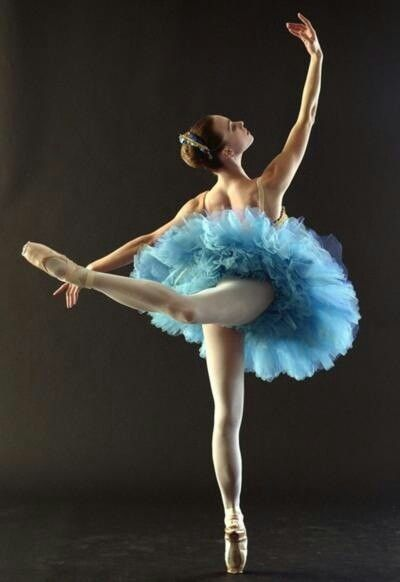
#> input picture images/danza3.jpg, 400 x 582 px
$ python pillow5.py
#> lines starting #> are read from the running program, lines starting #| are printed output that depends on the picture
from PIL import Image, ImageFilter

# Open an image file
#img = Image.open("./images/figurasColores.png")
img = Image.open("./images/danza3.jpg")
#> img is the input picture: PIL image 400x582 RGB; mean R, G, B 55.7, 55.8, 51.7

# Display the image
img.show()

# Rotating and Flipping:
# Rotate the image by 45 degrees
rotated_img = img.rotate(45)
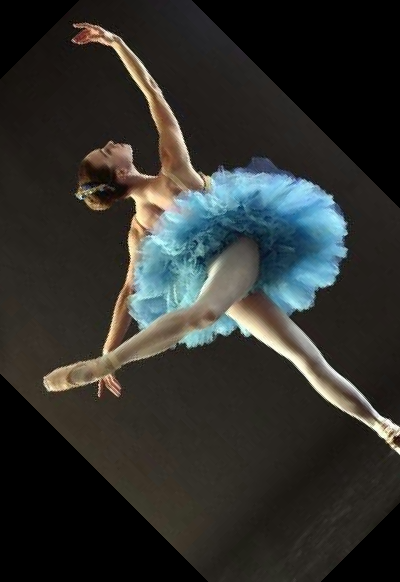
#> rotated_img: PIL image 400x582 RGB; mean R, G, B 47.4, 48.2, 45

# Flip the image vertically
flipped_img = img.transpose(Image.FLIP_TOP_BOTTOM)
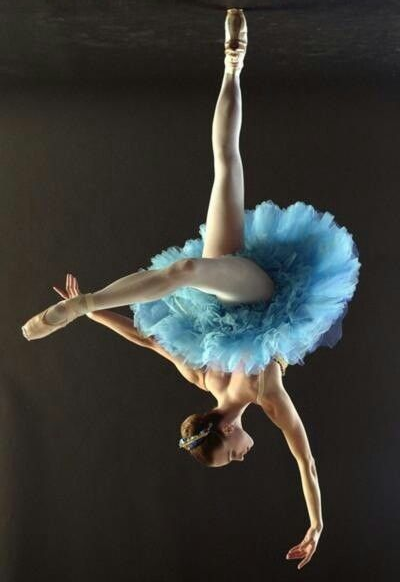
#> flipped_img: PIL image 400x582 RGB; mean R, G, B 55.7, 55.8, 51.7

# Display the rotated and flipped images
rotated_img.show()
flipped_img.show()

$ run again, with images/danza1.jpg copied over images/danza3.jpg
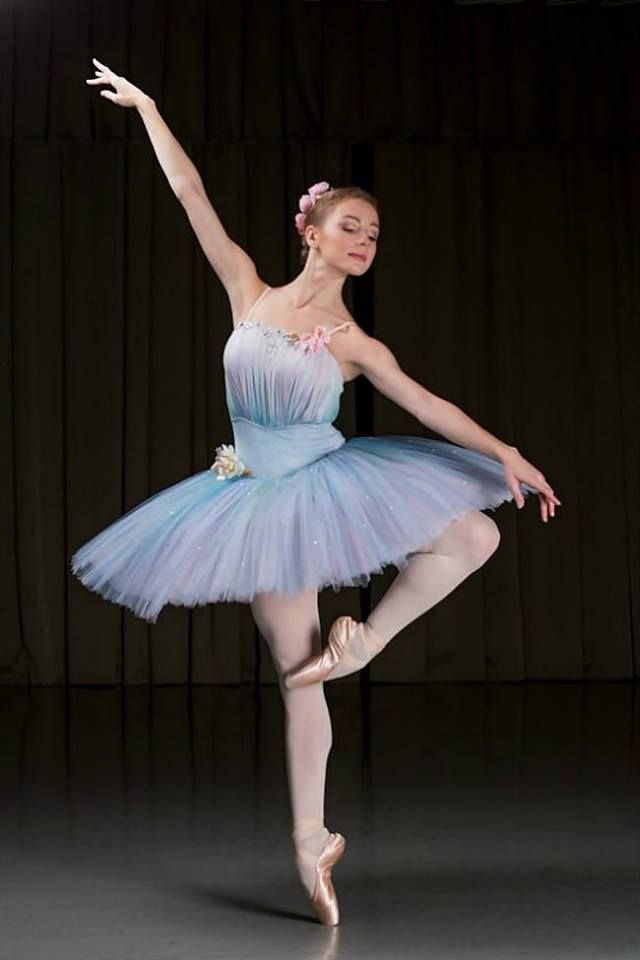
#> input picture images/danza1.jpg, 640 x 960 px
#> img is the input picture: PIL image 640x960 RGB; mean R, G, B 51.6, 47.3, 44.2
#> `rotated_img = img.rotate(45)`:
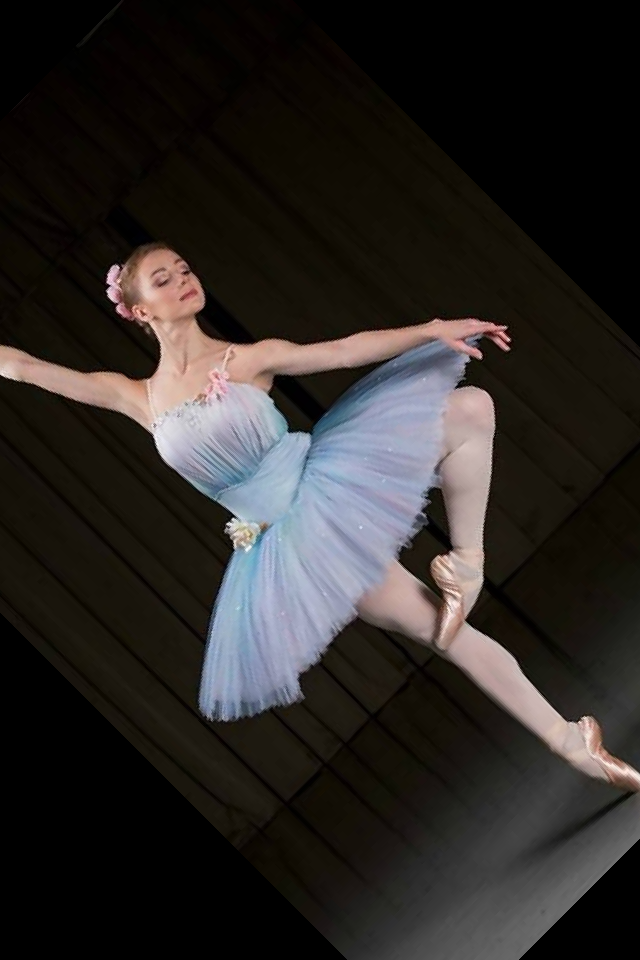
#> rotated_img: PIL image 640x960 RGB; mean R, G, B 43.6, 39.9, 37.7
#> `flipped_img = img.transpose(Image.FLIP_TOP_BOTTOM)`:
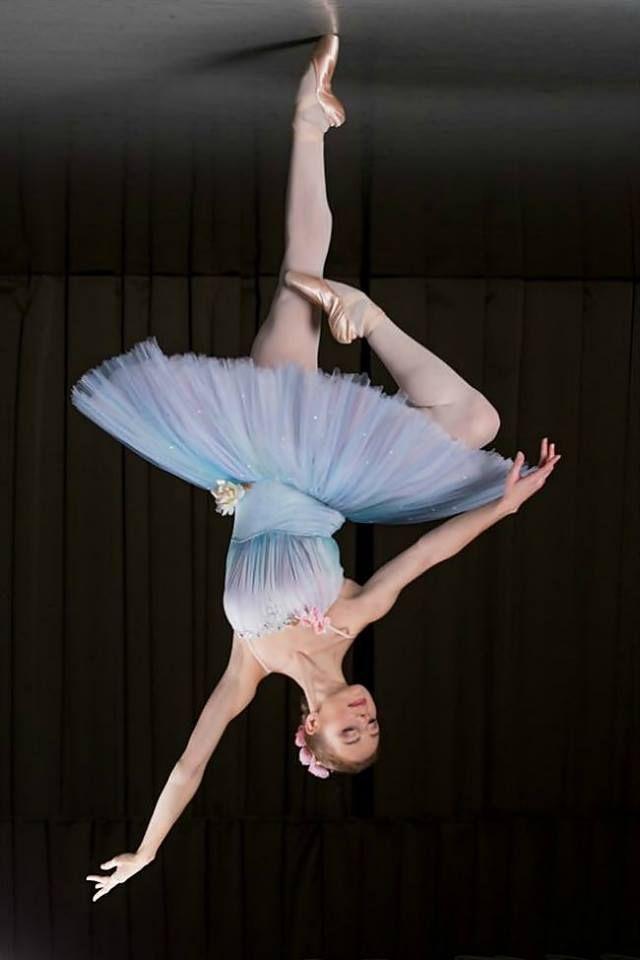
#> flipped_img: PIL image 640x960 RGB; mean R, G, B 51.6, 47.3, 44.2

$ run again, with images/gato.jpg copied over images/danza3.jpg
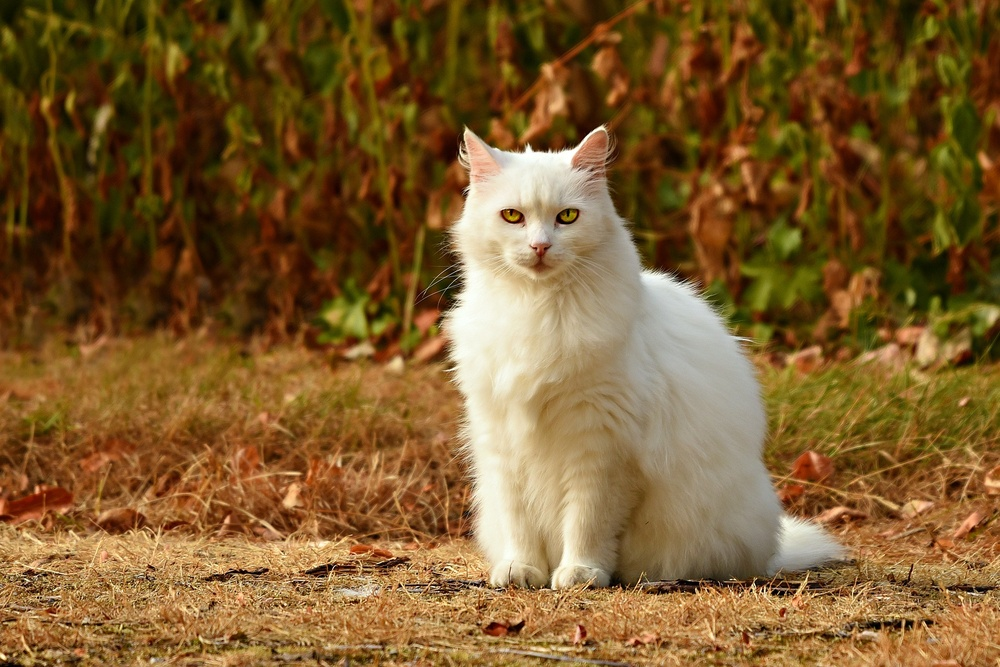
#> input picture images/gato.jpg, 1000 x 667 px, shrunk from 1920 x 1281 before the run
#> img is the input picture: PIL image 1000x667 RGB; mean R, G, B 125.1, 92.1, 46.3
#> `rotated_img = img.rotate(45)`:
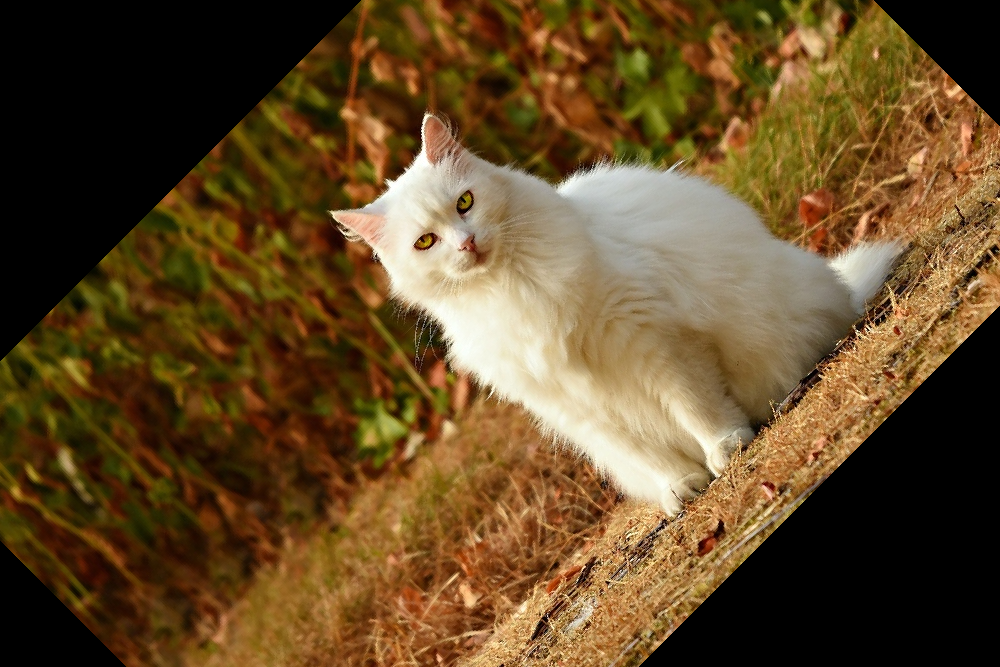
#> rotated_img: PIL image 1000x667 RGB; mean R, G, B 98.9, 73.9, 39.3
#> `flipped_img = img.transpose(Image.FLIP_TOP_BOTTOM)`:
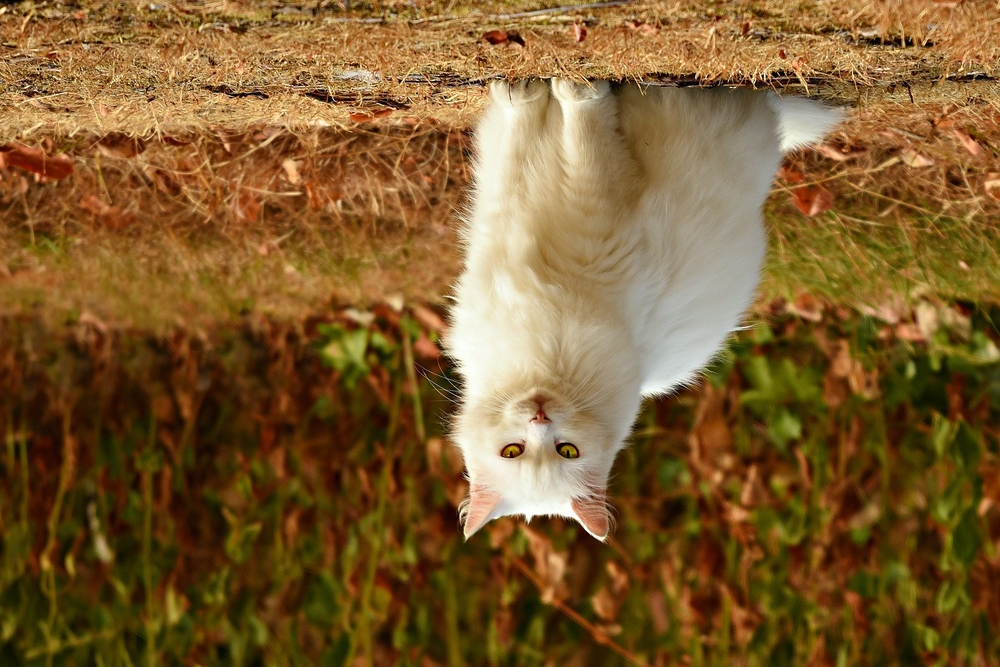
#> flipped_img: PIL image 1000x667 RGB; mean R, G, B 125.1, 92.1, 46.3
